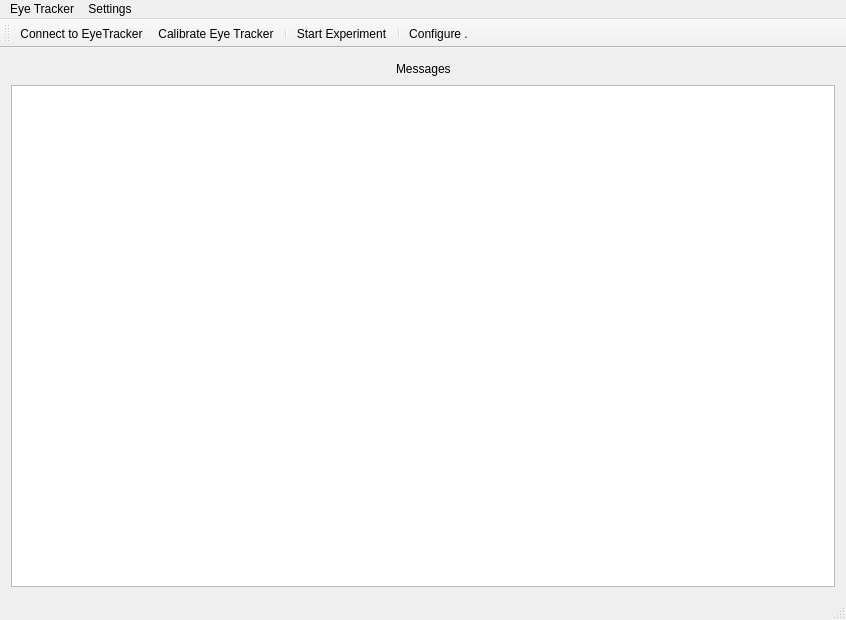
<?xml version="1.0" encoding="UTF-8"?>
<ui version="4.0">
 <class>MainGUI</class>
 <widget class="QMainWindow" name="MainGUI">
  <property name="geometry">
   <rect>
    <x>0</x>
    <y>0</y>
    <width>846</width>
    <height>620</height>
   </rect>
  </property>
  <property name="windowTitle">
   <string>EyeExperimentLauncher</string>
  </property>
  <property name="windowIcon">
   <iconset resource="icons.qrc">
    <normaloff>:/icons/icons/viewmind.png</normaloff>:/icons/icons/viewmind.png</iconset>
  </property>
  <widget class="QWidget" name="centralWidget">
   <layout class="QHBoxLayout" name="horizontalLayout_2">
    <item>
     <layout class="QVBoxLayout" name="verticalLayout">
      <item>
       <layout class="QHBoxLayout" name="horizontalLayout">
        <item>
         <spacer name="horizontalSpacer">
          <property name="orientation">
           <enum>Qt::Horizontal</enum>
          </property>
          <property name="sizeHint" stdset="0">
           <size>
            <width>40</width>
            <height>20</height>
           </size>
          </property>
         </spacer>
        </item>
        <item>
         <widget class="QLabel" name="label">
          <property name="text">
           <string>Messages</string>
          </property>
         </widget>
        </item>
        <item>
         <spacer name="horizontalSpacer_2">
          <property name="orientation">
           <enum>Qt::Horizontal</enum>
          </property>
          <property name="sizeHint" stdset="0">
           <size>
            <width>40</width>
            <height>20</height>
           </size>
          </property>
         </spacer>
        </item>
       </layout>
      </item>
      <item>
       <widget class="QPlainTextEdit" name="pteLog"/>
      </item>
     </layout>
    </item>
   </layout>
  </widget>
  <widget class="QToolBar" name="mainToolBar">
   <attribute name="toolBarArea">
    <enum>TopToolBarArea</enum>
   </attribute>
   <attribute name="toolBarBreak">
    <bool>false</bool>
   </attribute>
   <addaction name="actionConnect_to_EyeTracker"/>
   <addaction name="actionCalibrate_Eye_Tracker"/>
   <addaction name="separator"/>
   <addaction name="actionStart_Experiment"/>
   <addaction name="separator"/>
   <addaction name="actionConfigure"/>
  </widget>
  <widget class="QStatusBar" name="statusBar"/>
  <widget class="QMenuBar" name="menuBar">
   <property name="geometry">
    <rect>
     <x>0</x>
     <y>0</y>
     <width>846</width>
     <height>21</height>
    </rect>
   </property>
   <widget class="QMenu" name="menuTools">
    <property name="title">
     <string>Eye Tracker</string>
    </property>
    <addaction name="actionConnect_to_EyeTracker"/>
    <addaction name="actionCalibrate_Eye_Tracker"/>
   </widget>
   <widget class="QMenu" name="menuSettings">
    <property name="title">
     <string>Settings</string>
    </property>
    <addaction name="actionConfigure"/>
   </widget>
   <addaction name="menuTools"/>
   <addaction name="menuSettings"/>
  </widget>
  <action name="actionConnect_to_EyeTracker">
   <property name="icon">
    <iconset resource="icons.qrc">
     <normaloff>:/icons/icons/connect.png</normaloff>:/icons/icons/connect.png</iconset>
   </property>
   <property name="text">
    <string>Connect to EyeTracker</string>
   </property>
  </action>
  <action name="actionCalibrate_Eye_Tracker">
   <property name="icon">
    <iconset resource="icons.qrc">
     <normaloff>:/icons/icons/calibrate.png</normaloff>:/icons/icons/calibrate.png</iconset>
   </property>
   <property name="text">
    <string>Calibrate Eye Tracker</string>
   </property>
  </action>
  <action name="actionStart_Experiment">
   <property name="icon">
    <iconset resource="icons.qrc">
     <normaloff>:/icons/icons/experiment.png</normaloff>:/icons/icons/experiment.png</iconset>
   </property>
   <property name="text">
    <string>Start Experiment</string>
   </property>
  </action>
  <action name="actionConfigure">
   <property name="icon">
    <iconset resource="icons.qrc">
     <normaloff>:/icons/icons/configuration.png</normaloff>:/icons/icons/configuration.png</iconset>
   </property>
   <property name="text">
    <string>Configure ....</string>
   </property>
  </action>
 </widget>
 <layoutdefault spacing="6" margin="11"/>
 <resources>
  <include location="icons.qrc"/>
 </resources>
 <connections/>
</ui>
